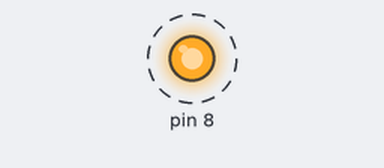
A sketch run on a simulated Arduino Uno, built with avr-gcc and run on an emulated ATmega328P. Parts: output pins drawn as LEDs (lit = HIGH). Dashed ring = blinking. What the sketch prints to the serial monitor is not drawn.

Above: at 0.2 s.
Timing chart, 0 to 3.0 s (numbered marks = the images above):
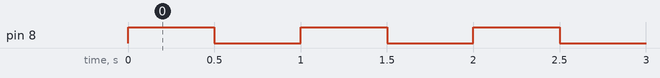

Measured:
- by itself, pin 8: alternates HIGH for 0.50 s and LOW for 0.50 s

The sketch:

simple.ino
```cpp
void setup() {
  // put your setup code here, to run once:
  Serial.begin(9600);
  pinMode(8, OUTPUT);
}

void loop() {
  // put your main code here, to run repeatedly:
  // Serial.println("hello world");
  digitalWrite(8, HIGH);
  delay(500);
  digitalWrite(8, LOW);
  delay(500);
  Serial.write("AB This is a test\n");
}
```
